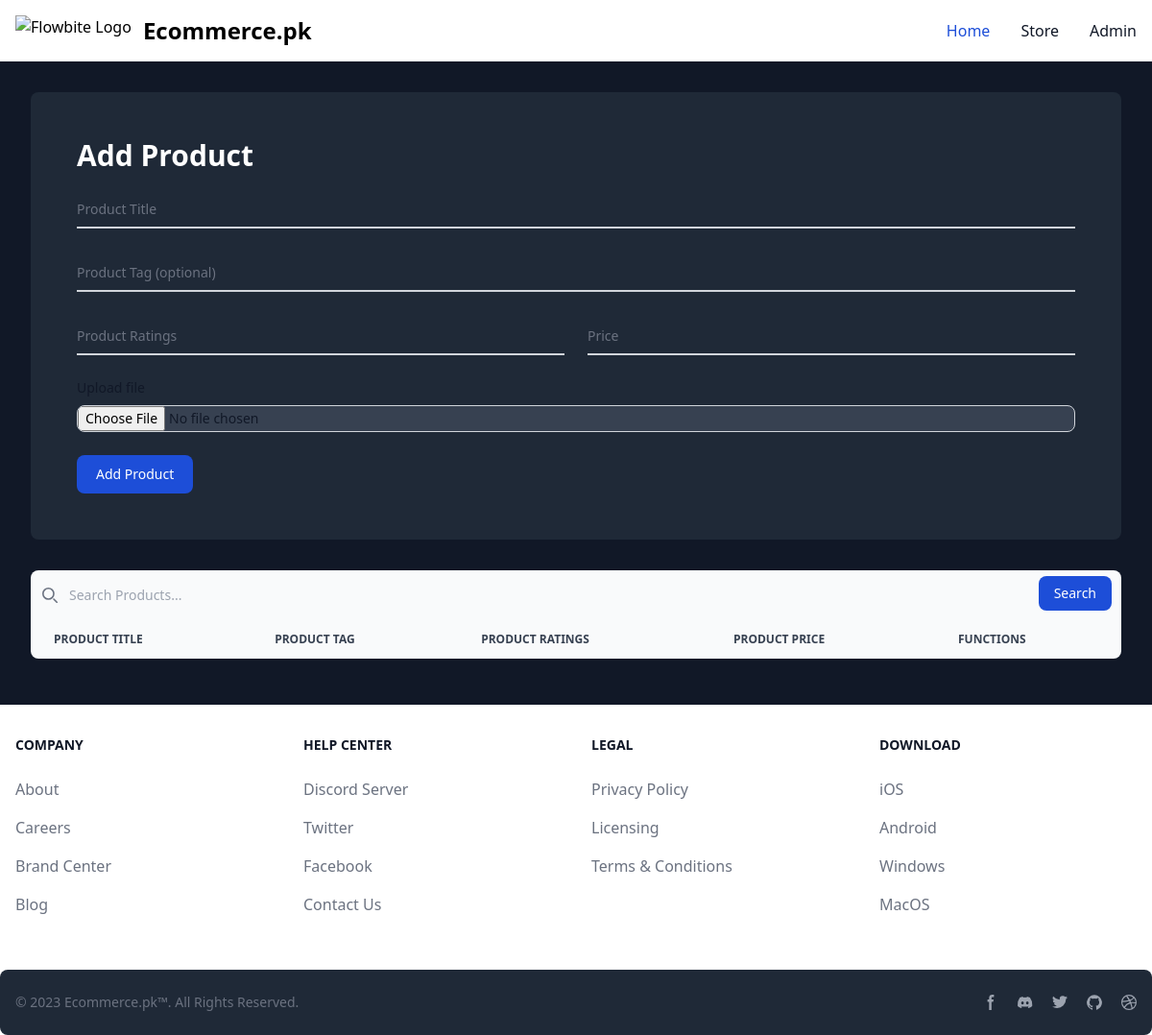
Page /self-admin/ on the earlier database version.
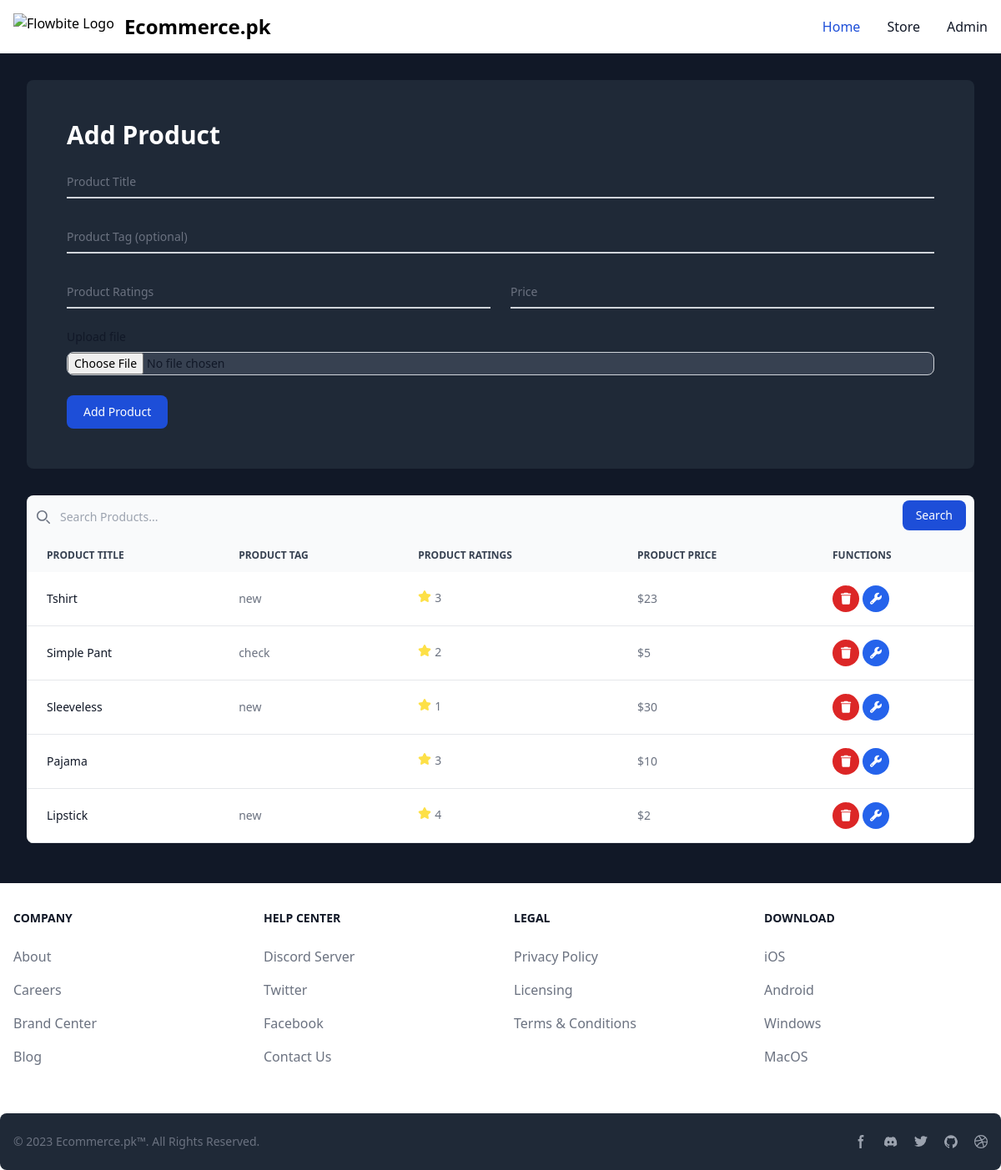
Same page on the later database version.
### store/models.py (models this page shows)
class Ecommerce(models.Model):
    title = models.CharField(max_length=30)
    tag = models.CharField(max_length=7)
    rating = models.IntegerField(default=1)
    price = models.IntegerField(default=500)
    image = models.ImageField(upload_to="store_images")

### store/views.py (the view, shortened to what this page needs)
# urls.py: path("self-admin/", self_admin, name="self_admin"),
def self_admin(request):
    items = Ecommerce.objects.all()
    if request.GET.get("search"):
        items = items.filter(title__icontains=request.GET.get("search"))
    context = {"items": items}
    return render(request, "admin.html", context)

### store/templates/admin.html (shortened to what the changed rows need)
{% extends "base.html" %}
{%block body%}
<main class="bg-gray-900 p-8 relative">
    <div class="flex flex-wrap bg-gray-800 w-full rounded-lg p-4">
        <form class="w-full p-8" method="post" enctype="multipart/form-data">
            <h2 class="text-white text-3xl font-bold mb-4">Add Product</h2>
        </form>
    </div>
    <div class="relative overflow-x-auto mb-4 rounded-b-lg">
        <table class="w-full text-sm text-left text-gray-500 dark:text-gray-400">
            <thead class="text-xs text-gray-700 uppercase bg-gray-50 dark:bg-gray-700 dark:text-gray-400">
                <tr>
                    <th scope="col" class="px-6 py-3">
                        Product Title
                    </th>
                    <th scope="col" class="px-6 py-3">
                        Product Tag
                    </th>
                    <th scope="col" class="px-6 py-3">
                        Product Ratings
                    </th>
                    <th scope="col" class="px-6 py-3">
                        Product Price
                    </th>
                    <th scope="col" class="px-6 py-3">
                        Functions
                    </th>
                </tr>
            </thead>
            <tbody>
                {%for item in items%}
                <tr class="bg-white border-b dark:bg-gray-800 dark:border-gray-700">
                    <th scope="row" class="px-6 py-4 font-medium text-gray-900 whitespace-nowrap dark:text-white">
                        {{item.title}}
                    </th>
                    <td class="px-6 py-4">
                        {{item.tag}}
                    </td>
                    <td class="px-6 py-4 flex gap-1">
                        {{item.rating}}
                    </td>
                    <td class="px-6 py-4">
                        ${{item.price}}
                    </td>
                    <td class="px-6 py-4 flex gap-1">
                        <a href="/store/delete_item/{{item.id}}"
                            class="w-8 h-8 rounded-full flex bg-red-600 text-white items-center justify-center">
                            <i class="fa-solid fa-trash"></i>
                        </a>
                        <a href="/store/update_item/{{item.id}}"
                            class="w-8 h-8 rounded-full flex bg-blue-600 text-white items-center justify-center">
                            <i class="fa-solid fa-wrench"></i>
                        </a>
                    </td>
                </tr>
                {%endfor%}
            </tbody>
        </table>
    </div>
</main>
{%endblock%}

Differences in the rows shown:
added Ecommerce: title "Tshirt", tag "new", rating "3", price "23"
added Ecommerce: title "Simple Pant", tag "check", rating "2", price "5"
added Ecommerce: title "Sleeveless", tag "new", rating "1", price "30"
added Ecommerce: title "Pajama", rating "3", price "10"
added Ecommerce: title "Lipstick", tag "new", rating "4", price "2"
